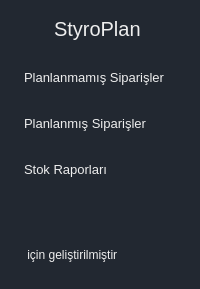
     <widget class="QWidget" name="full_menu_widget" native="true">
      <property name="styleSheet">
       <string notr="true">*{
	background-color: #222831;
}

QPushButton{
	border: none;
	border-radius: 3px;
	height: 30px;
	text-align: left;
	padding: 8px 2px 8px 15px;
	color: #EEEEEE;
}

QPushButton:hover{
	background-color: #31363f;
}

QPushButton:checked{
	color: #df2027;
}
</string>
      </property>
      <layout class="QVBoxLayout" name="verticalLayout_6">
       <property name="spacing">
        <number>6</number>
       </property>
       <property name="leftMargin">
        <number>9</number>
       </property>
       <property name="topMargin">
        <number>9</number>
       </property>
       <property name="rightMargin">
        <number>9</number>
       </property>
       <item>
        <layout class="QVBoxLayout" name="verticalLayout_4">
         <property name="spacing">
          <number>0</number>
         </property>
         <item>
          <layout class="QHBoxLayout" name="horizontalLayout">
           <property name="spacing">
            <number>5</number>
           </property>
           <property name="bottomMargin">
            <number>5</number>
           </property>
           <item>
            <widget class="QLabel" name="logo_img_2">
             <property name="minimumSize">
              <size>
               <width>40</width>
               <height>40</height>
              </size>
             </property>
             <property name="maximumSize">
              <size>
               <width>40</width>
               <height>40</height>
              </size>
             </property>
             <property name="styleSheet">
              <string notr="true">padding: 5px;
color: #EEEEEE;</string>
             </property>
             <property name="text">
              <string/>
             </property>
             <property name="pixmap">
              <pixmap resource="resources.qrc">:/icons/icons/logo.png</pixmap>
             </property>
             <property name="scaledContents">
              <bool>true</bool>
             </property>
            </widget>
           </item>
           <item>
            <widget class="QLabel" name="logo_name">
             <property name="font">
              <font>
               <pointsize>15</pointsize>
              </font>
             </property>
             <property name="styleSheet">
              <string notr="true">padding_right: 10px;
color: #EEEEEE;</string>
             </property>
             <property name="text">
              <string>StyroPlan</string>
             </property>
            </widget>
           </item>
          </layout>
         </item>
         <item>
          <layout class="QVBoxLayout" name="verticalLayout_2">
           <property name="spacing">
            <number>0</number>
           </property>
           <item>
            <widget class="QPushButton" name="menu_unplanned_btn_2">
             <property name="font">
              <font>
               <pointsize>10</pointsize>
              </font>
             </property>
             <property name="cursor">
              <cursorShape>PointingHandCursor</cursorShape>
             </property>
             <property name="styleSheet">
              <string notr="true"/>
             </property>
             <property name="text">
              <string>Planlanmamış Siparişler</string>
             </property>
             <property name="icon">
              <iconset resource="resources.qrc">
               <normaloff>:/icons/icons/unplanned-white.png</normaloff>
               <normalon>:/icons/icons/unplanned-red.png</normalon>:/icons/icons/unplanned-white.png</iconset>
             </property>
             <property name="iconSize">
              <size>
               <width>14</width>
               <height>14</height>
              </size>
             </property>
             <property name="checkable">
              <bool>true</bool>
             </property>
             <property name="autoExclusive">
              <bool>true</bool>
             </property>
            </widget>
           </item>
           <item>
            <widget class="QPushButton" name="menu_planned_btn_2">
             <property name="font">
              <font>
               <pointsize>10</pointsize>
              </font>
             </property>
             <property name="cursor">
              <cursorShape>PointingHandCursor</cursorShape>
             </property>
             <property name="styleSheet">
              <string notr="true"/>
             </property>
             <property name="text">
              <string>Planlanmış Siparişler</string>
             </property>
             <property name="icon">
              <iconset resource="resources.qrc">
               <normaloff>:/icons/icons/planned-white.png</normaloff>
               <normalon>:/icons/icons/planned-red.png</normalon>:/icons/icons/planned-white.png</iconset>
             </property>
             <property name="iconSize">
              <size>
               <width>14</width>
               <height>14</height>
              </size>
             </property>
             <property name="checkable">
              <bool>true</bool>
             </property>
             <property name="autoExclusive">
              <bool>true</bool>
             </property>
            </widget>
           </item>
           <item>
            <widget class="QPushButton" name="menu_stock_btn_2">
             <property name="font">
              <font>
               <pointsize>10</pointsize>
              </font>
             </property>
             <property name="cursor">
              <cursorShape>PointingHandCursor</cursorShape>
             </property>
             <property name="styleSheet">
              <string notr="true"/>
             </property>
             <property name="text">
              <string>Stok Raporları </string>
             </property>
             <property name="icon">
              <iconset resource="resources.qrc">
               <normaloff>:/icons/icons/stock-status.png</normaloff>
               <normalon>:/icons/icons/stock-status-red.png</normalon>:/icons/icons/stock-status.png</iconset>
             </property>
             <property name="iconSize">
              <size>
               <width>14</width>
               <height>14</height>
              </size>
             </property>
             <property name="checkable">
              <bool>true</bool>
             </property>
             <property name="autoExclusive">
              <bool>true</bool>
             </property>
            </widget>
           </item>
           <item>
            <spacer name="verticalSpacer_2">
             <property name="orientation">
              <enum>Qt::Orientation::Vertical</enum>
             </property>
             <property name="sizeHint" stdset="0">
              <size>
               <width>20</width>
               <height>40</height>
              </size>
             </property>
            </spacer>
           </item>
           <item>
            <widget class="QPushButton" name="vestel_logo_2">
             <property name="styleSheet">
              <string notr="true">*:hover{
background-color: #222831;
}
</string>
             </property>
             <property name="text">
              <string> için geliştirilmiştir</string>
             </property>
             <property name="icon">
              <iconset resource="resources.qrc">
               <normaloff>:/icons/icons/vestel_logo_cropped.png</normaloff>:/icons/icons/vestel_logo_cropped.png</iconset>
             </property>
             <property name="iconSize">
              <size>
               <width>32</width>
               <height>32</height>
              </size>
             </property>
            </widget>
           </item>
          </layout>
         </item>
        </layout>
       </item>
      </layout>
     </widget>
